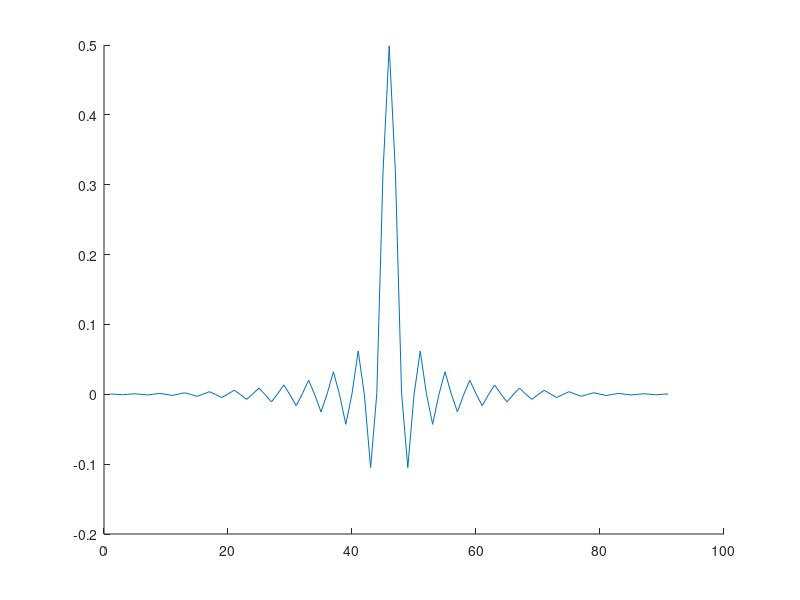
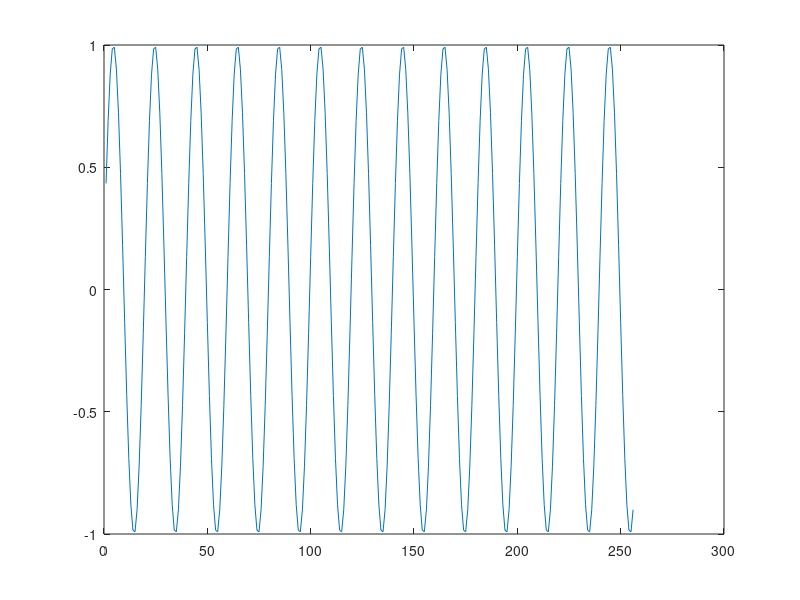

The MATLAB script that drew these images, in order:
close all, clear all, clc
Nx=256;
f1=50; A1=1; fi1=pi/7;
f2=150;A2=2; fi2=0;
Fs=1000;
t=(0:Nx-1)/Fs;
x1=A1*sin(2*pi*f1*t+fi1);
x2=A2*sin(2*pi*f2*t+fi2);
x=x1+x2;
h=fir1(90,500/Fs);
Nh=length(h);
y1=conv(h,x);
figure 
hold on
plot(h)
L=10;
L=max([L,Nh])
figure
plot(x1)




